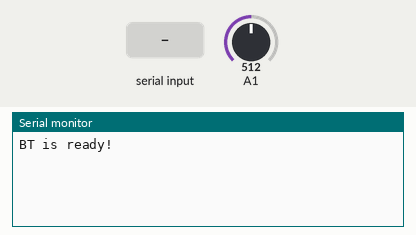
A sketch run on a simulated Arduino Uno, built with avr-gcc and run on an emulated ATmega328P. Parts: the last lines printed to the serial monitor. Inputs (shaded band) come from the test bench; at power-on: A1 = 512.

Above: at 1.2 s.
1.3 s: "e" received over Serial
At 2.5 s:
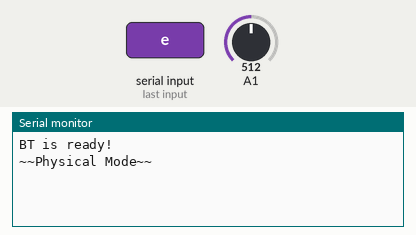
2.8 s: "e" received over the second serial link
At 3.4 s:
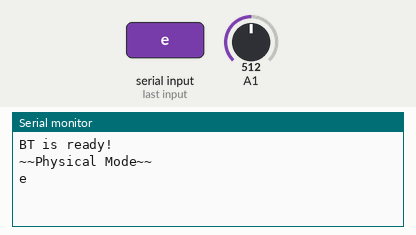
4.3 s: "1" received over the second serial link
At 5.7 s:
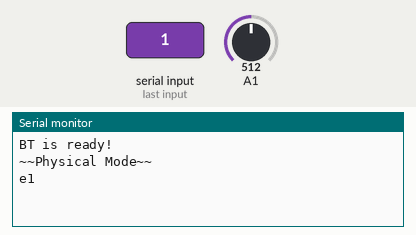

The sketch:

physical_controller.ino
```cpp
#include <SoftwareSerial.h>

SoftwareSerial BT(7, 9); // rx,tx
char val;  // 儲存接收資料的變數
float base_send_to_BT;
long long timer;
int mode;
void setup() {
  timer=millis();
  mode = 0;
  base_send_to_BT = 0;
  Serial.begin(9600);   // 與電腦序列埠連線
  Serial.println("BT is ready!");
  // 設定藍牙模組的連線速率
  // 如果是HC-05，請改成38400
  BT.begin(9600);
}

void loop() {
  // 若收到「序列埠監控視窗」的資料，則送到藍牙模組，輸入'e'作為初始訊號

  if (Serial.available()) {
    val = Serial.read();
    BT.print(val);
    delay(10);
    if (val == 'e') {
      Serial.println("~~Physical Mode~~");
      mode = 1;
    }
  }
  if (BT.available()) {
    val = BT.read();
    Serial.print(val);
  }
  if (mode == 1 && millis()-timer>20) {
    base_send_to_BT = analogRead(1);
    //base_send_to_BT = map(base_send_to_BT, 1023.00, 0.00, 90.00, -10.00);
    base_send_to_BT=base_send_to_BT*(0.09765625)-10;
    if (base_send_to_BT <= 0) {
      base_send_to_BT = 0;
    }
    BT.print(base_send_to_BT);
    BT.print("q");//terminal character.
    timer=millis();
  }

}
```

Measured:
- after the input at 1.3 s, the serial monitor: prints a new line at once (image 1)
- after the input at 2.8 s, the serial monitor: prints a new line at once (image 2)
- after the input at 4.3 s, the serial monitor: prints a new line at once (image 3)
